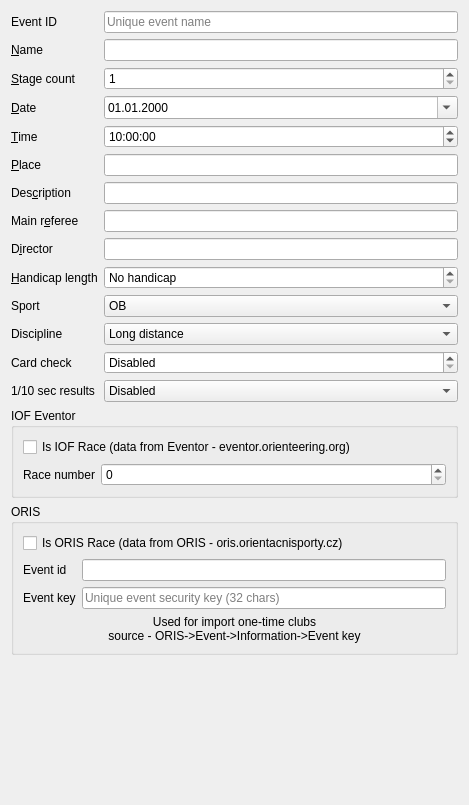
<?xml version="1.0" encoding="UTF-8"?>
<ui version="4.0">
 <class>EventDialogWidget</class>
 <widget class="QWidget" name="EventDialogWidget">
  <property name="geometry">
   <rect>
    <x>0</x>
    <y>0</y>
    <width>469</width>
    <height>805</height>
   </rect>
  </property>
  <property name="windowTitle">
   <string>Form</string>
  </property>
  <layout class="QFormLayout" name="formLayout">
   <item row="0" column="0">
    <widget class="QLabel" name="label_8">
     <property name="text">
      <string>Event ID</string>
     </property>
     <property name="buddy">
      <cstring>ed_name</cstring>
     </property>
    </widget>
   </item>
   <item row="0" column="1">
    <widget class="QLineEdit" name="ed_eventId">
     <property name="placeholderText">
      <string>Unique event name</string>
     </property>
    </widget>
   </item>
   <item row="1" column="0">
    <widget class="QLabel" name="label">
     <property name="text">
      <string>&amp;Name</string>
     </property>
     <property name="buddy">
      <cstring>ed_name</cstring>
     </property>
    </widget>
   </item>
   <item row="1" column="1">
    <widget class="QLineEdit" name="ed_name"/>
   </item>
   <item row="2" column="0">
    <widget class="QLabel" name="label_2">
     <property name="text">
      <string>&amp;Stage count</string>
     </property>
     <property name="buddy">
      <cstring>ed_stageCount</cstring>
     </property>
    </widget>
   </item>
   <item row="2" column="1">
    <widget class="QSpinBox" name="ed_stageCount">
     <property name="minimum">
      <number>1</number>
     </property>
    </widget>
   </item>
   <item row="3" column="0">
    <widget class="QLabel" name="label_3">
     <property name="text">
      <string>&amp;Date</string>
     </property>
     <property name="buddy">
      <cstring>ed_date</cstring>
     </property>
    </widget>
   </item>
   <item row="3" column="1">
    <widget class="QDateEdit" name="ed_date">
     <property name="displayFormat">
      <string>dd.MM.yyyy</string>
     </property>
     <property name="calendarPopup">
      <bool>true</bool>
     </property>
    </widget>
   </item>
   <item row="4" column="0">
    <widget class="QLabel" name="label_12">
     <property name="text">
      <string>&amp;Time</string>
     </property>
     <property name="buddy">
      <cstring>ed_date</cstring>
     </property>
    </widget>
   </item>
   <item row="4" column="1">
    <widget class="QTimeEdit" name="ed_time">
     <property name="displayFormat">
      <string>h:mm:ss</string>
     </property>
     <property name="time">
      <time>
       <hour>10</hour>
       <minute>0</minute>
       <second>0</second>
      </time>
     </property>
    </widget>
   </item>
   <item row="5" column="0">
    <widget class="QLabel" name="label_4">
     <property name="text">
      <string>&amp;Place</string>
     </property>
     <property name="buddy">
      <cstring>ed_place</cstring>
     </property>
    </widget>
   </item>
   <item row="5" column="1">
    <widget class="QLineEdit" name="ed_place"/>
   </item>
   <item row="6" column="0">
    <widget class="QLabel" name="label_5">
     <property name="text">
      <string>Des&amp;cription</string>
     </property>
     <property name="buddy">
      <cstring>ed_description</cstring>
     </property>
    </widget>
   </item>
   <item row="6" column="1">
    <widget class="QLineEdit" name="ed_description"/>
   </item>
   <item row="7" column="0">
    <widget class="QLabel" name="label_6">
     <property name="text">
      <string>Main r&amp;eferee</string>
     </property>
     <property name="buddy">
      <cstring>ed_mainReferee</cstring>
     </property>
    </widget>
   </item>
   <item row="7" column="1">
    <widget class="QLineEdit" name="ed_mainReferee"/>
   </item>
   <item row="8" column="0">
    <widget class="QLabel" name="label_7">
     <property name="text">
      <string>D&amp;irector</string>
     </property>
     <property name="buddy">
      <cstring>ed_director</cstring>
     </property>
    </widget>
   </item>
   <item row="8" column="1">
    <widget class="QLineEdit" name="ed_director"/>
   </item>
   <item row="9" column="0">
    <widget class="QLabel" name="label_9">
     <property name="text">
      <string>&amp;Handicap length</string>
     </property>
     <property name="buddy">
      <cstring>ed_handicapLength</cstring>
     </property>
    </widget>
   </item>
   <item row="9" column="1">
    <widget class="QSpinBox" name="ed_handicapLength">
     <property name="specialValueText">
      <string>No handicap</string>
     </property>
     <property name="suffix">
      <string> min</string>
     </property>
     <property name="minimum">
      <number>0</number>
     </property>
     <property name="maximum">
      <number>99999</number>
     </property>
     <property name="singleStep">
      <number>10</number>
     </property>
     <property name="value">
      <number>0</number>
     </property>
    </widget>
   </item>
   <item row="10" column="0">
    <widget class="QLabel" name="label_11">
     <property name="text">
      <string>Sport</string>
     </property>
     <property name="buddy">
      <cstring>ed_handicapLength</cstring>
     </property>
    </widget>
   </item>
   <item row="10" column="1">
    <widget class="QComboBox" name="cbxSportId">
     <item>
      <property name="text">
       <string>OB</string>
      </property>
     </item>
     <item>
      <property name="text">
       <string>LOB</string>
      </property>
     </item>
     <item>
      <property name="text">
       <string>MTBO</string>
      </property>
     </item>
     <item>
      <property name="text">
       <string>TRAIL</string>
      </property>
     </item>
    </widget>
   </item>
   <item row="11" column="0">
    <widget class="QLabel" name="label_13">
     <property name="text">
      <string>Discipline</string>
     </property>
     <property name="buddy">
      <cstring>ed_handicapLength</cstring>
     </property>
    </widget>
   </item>
   <item row="11" column="1">
    <widget class="QComboBox" name="cbxDisciplineId">
     <item>
      <property name="text">
       <string>Long distance</string>
      </property>
     </item>
     <item>
      <property name="text">
       <string>Middle distance</string>
      </property>
     </item>
     <item>
      <property name="text">
       <string>Sprint</string>
      </property>
     </item>
     <item>
      <property name="text">
       <string>Ultralong distance</string>
      </property>
     </item>
     <item>
      <property name="text">
       <string>Relay</string>
      </property>
     </item>
     <item>
      <property name="text">
       <string>Teams</string>
      </property>
     </item>
    </widget>
   </item>
   <item row="12" column="0">
    <widget class="QLabel" name="label_14">
     <property name="text">
      <string>Card check</string>
     </property>
     <property name="buddy">
      <cstring>ed_handicapLength</cstring>
     </property>
    </widget>
   </item>
   <item row="12" column="1">
    <widget class="QSpinBox" name="ed_cardChecCheckTimeSec">
     <property name="toolTip">
      <string>Maximal distance between card CHECK and START time</string>
     </property>
     <property name="specialValueText">
      <string>Disabled</string>
     </property>
     <property name="suffix">
      <string> sec</string>
     </property>
     <property name="minimum">
      <number>0</number>
     </property>
     <property name="maximum">
      <number>99999</number>
     </property>
     <property name="singleStep">
      <number>60</number>
     </property>
    </widget>
   </item>
   <item row="13" column="0">
    <widget class="QLabel" name="label_15">
     <property name="text">
      <string>1/10 sec results</string>
     </property>
     <property name="buddy">
      <cstring>ed_handicapLength</cstring>
     </property>
    </widget>
   </item>
   <item row="13" column="1">
    <widget class="QComboBox" name="ed_oneTenthSecResults">
     <item>
      <property name="text">
       <string>Disabled</string>
      </property>
     </item>
     <item>
      <property name="text">
       <string>Enabled</string>
      </property>
     </item>
    </widget>
   </item>
   <item row="14" column="0" colspan="2">
    <widget class="QGroupBox" name="groupBox">
     <property name="title">
      <string>IOF Eventor</string>
     </property>
     <layout class="QFormLayout" name="formLayout_2">
      <item row="1" column="0">
       <widget class="QLabel" name="label_16">
        <property name="text">
         <string>Race number</string>
        </property>
       </widget>
      </item>
      <item row="1" column="1">
       <widget class="QSpinBox" name="ed_xmlRaceNumber">
        <property name="toolTip">
         <string>&lt;html&gt;&lt;head/&gt;&lt;body&gt;&lt;p&gt;IOF Eventor race number - if nonzero, used as &amp;lt;Race&amp;gt; node and for attribute of &amp;lt;Start&amp;gt; node for IOF XML exports&lt;/p&gt;&lt;/body&gt;&lt;/html&gt;</string>
        </property>
       </widget>
      </item>
      <item row="0" column="0" colspan="2">
       <widget class="QCheckBox" name="ed_iofRace">
        <property name="toolTip">
         <string>IOF Eventor race - used for IOF XML exports</string>
        </property>
        <property name="text">
         <string>Is IOF Race (data from Eventor - eventor.orienteering.org)</string>
        </property>
       </widget>
      </item>
     </layout>
    </widget>
   </item>
   <item row="15" column="0" colspan="2">
    <widget class="QGroupBox" name="groupBox_2">
     <property name="title">
      <string>ORIS</string>
     </property>
     <layout class="QFormLayout" name="formLayout_3">
      <item row="2" column="0">
       <widget class="QLabel" name="label_17">
        <property name="text">
         <string>Event key</string>
        </property>
       </widget>
      </item>
      <item row="2" column="1">
       <widget class="QLineEdit" name="ed_orisEventKey">
        <property name="text">
         <string/>
        </property>
        <property name="placeholderText">
         <string>Unique event security key (32 chars)</string>
        </property>
       </widget>
      </item>
      <item row="3" column="0" colspan="2">
       <widget class="QLabel" name="label_18">
        <property name="text">
         <string>Used for import one-time clubs
source - ORIS-&gt;Event-&gt;Information-&gt;Event key</string>
        </property>
        <property name="alignment">
         <set>Qt::AlignmentFlag::AlignCenter</set>
        </property>
       </widget>
      </item>
      <item row="1" column="0">
       <widget class="QLabel" name="label_19">
        <property name="text">
         <string>Event id</string>
        </property>
       </widget>
      </item>
      <item row="0" column="0" colspan="2">
       <widget class="QCheckBox" name="ed_orisRace">
        <property name="text">
         <string>Is ORIS Race (data from ORIS - oris.orientacnisporty.cz)</string>
        </property>
       </widget>
      </item>
      <item row="1" column="1">
       <widget class="QLineEdit" name="ed_orisImportId">
        <property name="alignment">
         <set>Qt::AlignmentFlag::AlignRight|Qt::AlignmentFlag::AlignTrailing|Qt::AlignmentFlag::AlignVCenter</set>
        </property>
        <property name="readOnly">
         <bool>true</bool>
        </property>
       </widget>
      </item>
     </layout>
    </widget>
   </item>
  </layout>
 </widget>
 <tabstops>
  <tabstop>ed_eventId</tabstop>
  <tabstop>ed_name</tabstop>
  <tabstop>ed_stageCount</tabstop>
  <tabstop>ed_date</tabstop>
  <tabstop>ed_time</tabstop>
  <tabstop>ed_place</tabstop>
  <tabstop>ed_description</tabstop>
  <tabstop>ed_mainReferee</tabstop>
  <tabstop>ed_director</tabstop>
  <tabstop>ed_handicapLength</tabstop>
  <tabstop>cbxSportId</tabstop>
  <tabstop>cbxDisciplineId</tabstop>
  <tabstop>ed_cardChecCheckTimeSec</tabstop>
  <tabstop>ed_oneTenthSecResults</tabstop>
  <tabstop>ed_iofRace</tabstop>
  <tabstop>ed_xmlRaceNumber</tabstop>
  <tabstop>ed_orisRace</tabstop>
  <tabstop>ed_orisImportId</tabstop>
  <tabstop>ed_orisEventKey</tabstop>
 </tabstops>
 <resources/>
 <connections/>
</ui>
